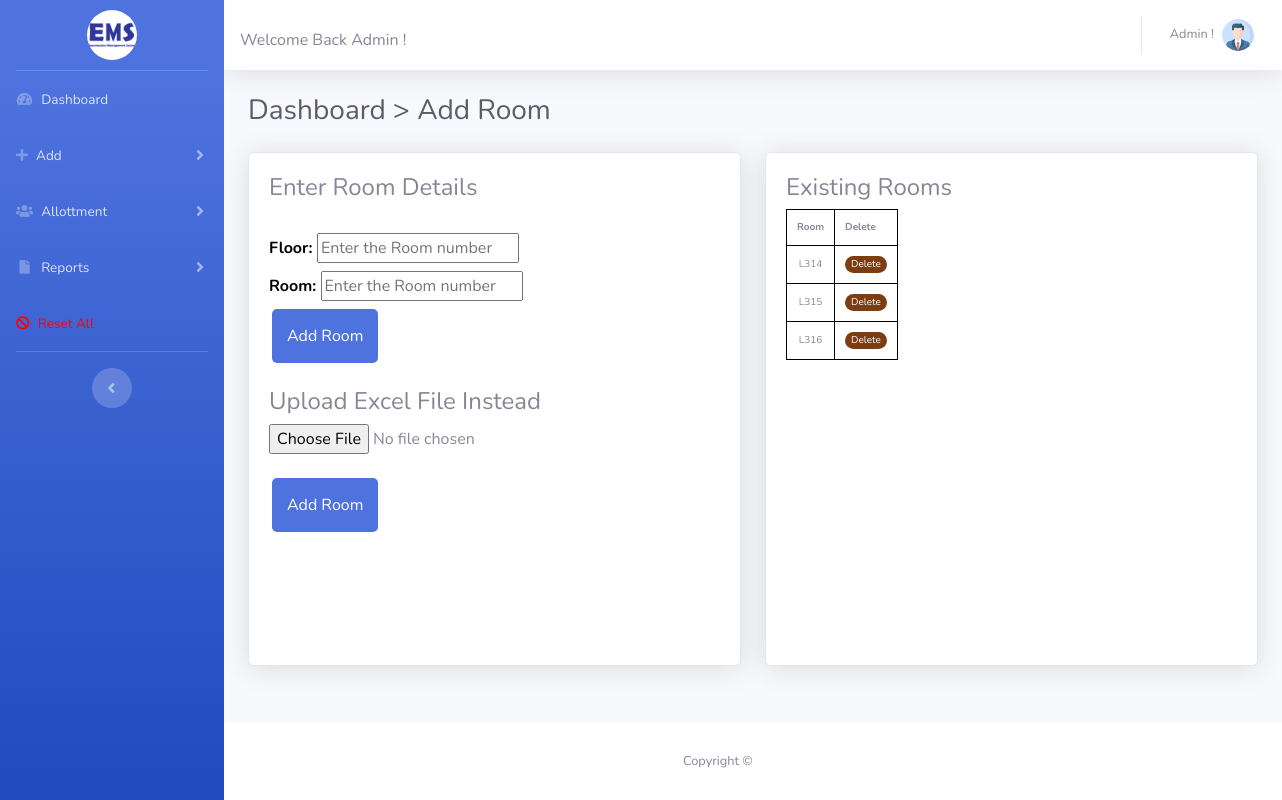
The app's page /addroom.php (signed in) with its own data.
### tables this page shows
CREATE TABLE `rooms` (
  `id` int(11) NOT NULL,
  `room` varchar(255) NOT NULL,
  `2023-04-17 20:31` varchar(255) NOT NULL DEFAULT '0',
  `2023-04-17 20:52` varchar(255) NOT NULL DEFAULT '0',
  `2023-04-18 20:52` varchar(255) NOT NULL DEFAULT '0',
  `2023-04-18 09:00` varchar(255) NOT NULL DEFAULT '0',
  `2023-04-18 13:00` varchar(255) NOT NULL DEFAULT '0',
  `2023-04-19 09:00` varchar(255) NOT NULL DEFAULT '0',
  `2023-04-19 13:00` varchar(255) NOT NULL DEFAULT '0',
  `2023-04-17 21:23` varchar(255) NOT NULL DEFAULT '0'
);

### addroom.php (the view, shortened to what this page needs)
<?php
    include_once('addroomxl.php');
    if (strlen($_SESSION['userid']==0)) {
    header('location:logout.php');
    }
    else
    {
?>
<!DOCTYPE html>
<html lang="en">
<head>
    <link href="vendor/fontawesome-free/css/all.min.css" rel="stylesheet" type="text/css">
    <link href="css/sb-admin-2.min.css" rel="stylesheet">
</head>
<body id="page-top">
    <div id="wrapper">
    <div style="z-index:1;">
    <div id="sb">
            <?php include_once('includes/sidebar.php');?>
        </div>
    </div>
        <div id="content-wrapper" class="d-flex flex-column">
            <div id="content">
                <?php include_once('includes/topbar.php');?>
                <div class="container-fluid" id="myModal">
                    <h1 class="h3 mb-4 text-gray-800">Dashboard > Add Room</h1>
                    <div class="row">
                        <div class="col-lg-6">
                            <div class="card shadow mb-4">
                                <div class="card-body sc">
                                    <div class="form-group">
                                        <form method="post">
                                            <h4>Enter Room Details</h4><br>
                                            <label>Floor: <input name="floor" type="text" placeholder="Enter the Room number" required/></label><br>
                                            <label>Room: <input name="room" type="text" placeholder="Enter the Room number" required/></label><br>
                                            <input type="submit" name="add" value="Add Room" id="add" class="mybtn"/><br>
                                        </form>
                                        <br>
                                        <h4>Upload Excel File Instead</h4>
                                        <form method="POST" enctype="multipart/form-data">
                                            <input type="file" name="file">
                                            <br><br>
                                            <input type="submit" name="addroom" value="Add Room" class="mybtn"/>
                                        </form>
                                    </div>
                                </div>
                            </div>
                        </div>
                        <div class="col-lg-6">
                            <div class="card shadow mb-4">
                                <div class="card-body sc">
                                    <div class="form-group">
                                        <form method="post">
                                            <h4>Existing Rooms</h4>
                                            <table style="border-collapse: collapse; font-size:x-small;">
                                                <tr><th style="border:1px solid black; padding:10px;">Room</th>
                                                <th style="border:1px solid black; padding:10px;">Delete</th></tr>
                                                <?php
                                                    $room=mysqli_query($con,"SELECT * FROM rooms");
                                                    while($eroom = mysqli_fetch_assoc($room))
                                                    {
                                                        echo'<tr> <td style="border:1px solid black; padding:10px;">'.$eroom['room'].'</td>';
                                                        echo '<td style="border:1px solid black; padding:10px;"><button name="delete" id="delete" class="del" value="'.$eroom['id'].'">Delete</button></td></tr>';
                                                    }
                                                ?>
                                            </table>
                                        </form>
                                    </div>
                                </div>
                            </div>
                        </div>
                    </div>
                </div>
            </div>
           <div style="  position: absolute; left:6%; bottom:0; z-index:0; width:100%;">
                <?php include_once('includes/footer.php');?>
            </div>
        </div>
    </div>
</body>
</html>
<?php } ?>

### addroom.php (style rules this page uses)
.sc { height:32em; overflow-y: scroll; }
.del { background:#7b3d11; color:white;border:none;border-radius:15px; width:100%;height:150%; }

### includes/sidebar.php (style rules this page uses)
body { overflow-x:hidden; }
label { font-size:16px; font-weight:bold; color:#000; }
.mybtn { width:auto;padding:15px; border-radius:5px; margin-left:3px;color:#fff; background-color:#4e73df;border:none; }
td { text-align:center; }

### records on screen
rooms: room "L314", $eroom['id'] 1 (drawn)
rooms: room "L315", $eroom['id'] 2 (drawn)
rooms: room "L316", $eroom['id'] 3 (drawn)
